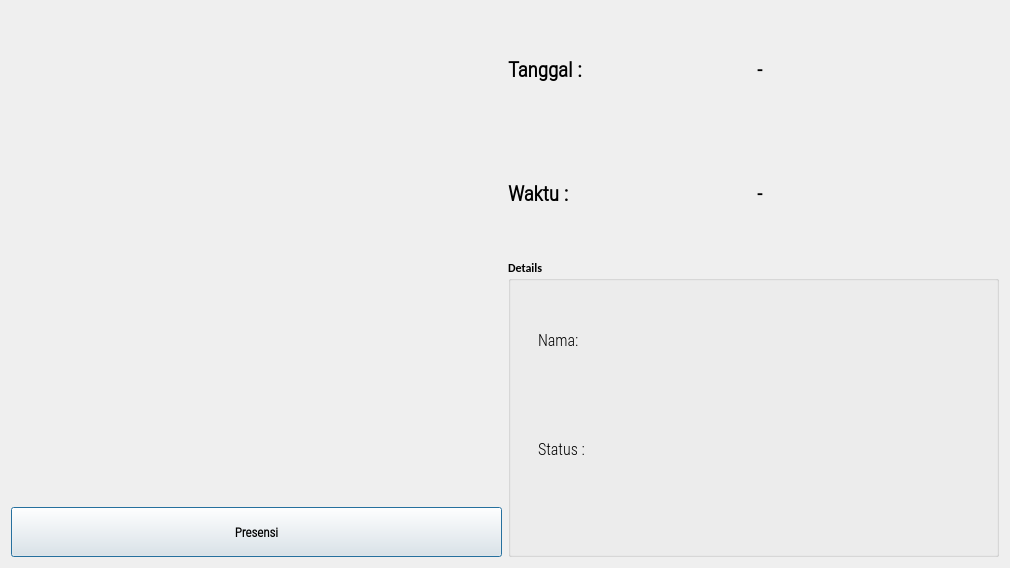
<?xml version="1.0" encoding="UTF-8"?>
<ui version="4.0">
 <class>OutputDialog</class>
 <widget class="QDialog" name="OutputDialog">
  <property name="geometry">
   <rect>
    <x>0</x>
    <y>0</y>
    <width>1010</width>
    <height>568</height>
   </rect>
  </property>
  <property name="minimumSize">
   <size>
    <width>1010</width>
    <height>568</height>
   </size>
  </property>
  <property name="maximumSize">
   <size>
    <width>1280</width>
    <height>720</height>
   </size>
  </property>
  <property name="font">
   <font>
    <family>Calibri</family>
    <weight>75</weight>
    <bold>true</bold>
   </font>
  </property>
  <property name="windowTitle">
   <string>Testpdp</string>
  </property>
  <layout class="QGridLayout" name="gridLayout">
   <item row="0" column="0" rowspan="2">
    <widget class="QLabel" name="imgLabel">
     <property name="minimumSize">
      <size>
       <width>4</width>
       <height>0</height>
      </size>
     </property>
     <property name="maximumSize">
      <size>
       <width>640</width>
       <height>480</height>
      </size>
     </property>
     <property name="text">
      <string/>
     </property>
    </widget>
   </item>
   <item row="0" column="1">
    <layout class="QGridLayout" name="gridLayout_2">
     <item row="0" column="0">
      <widget class="QLabel" name="label">
       <property name="font">
        <font>
         <family>Roboto Condensed Light</family>
         <pointsize>16</pointsize>
         <weight>75</weight>
         <bold>true</bold>
        </font>
       </property>
       <property name="text">
        <string>Tanggal :</string>
       </property>
      </widget>
     </item>
     <item row="0" column="1">
      <widget class="QLabel" name="Date_Label">
       <property name="font">
        <font>
         <family>Roboto Condensed Light</family>
         <pointsize>15</pointsize>
         <weight>75</weight>
         <bold>true</bold>
        </font>
       </property>
       <property name="text">
        <string>-</string>
       </property>
      </widget>
     </item>
     <item row="1" column="0">
      <widget class="QLabel" name="label_2">
       <property name="font">
        <font>
         <family>Roboto Condensed Light</family>
         <pointsize>16</pointsize>
         <weight>75</weight>
         <bold>true</bold>
        </font>
       </property>
       <property name="text">
        <string>Waktu :</string>
       </property>
      </widget>
     </item>
     <item row="1" column="1">
      <widget class="QLabel" name="Time_Label">
       <property name="font">
        <font>
         <family>Roboto Condensed Light</family>
         <pointsize>15</pointsize>
         <weight>75</weight>
         <bold>true</bold>
        </font>
       </property>
       <property name="text">
        <string>-</string>
       </property>
      </widget>
     </item>
    </layout>
   </item>
   <item row="1" column="1" rowspan="2">
    <widget class="QGroupBox" name="groupBox">
     <property name="title">
      <string>Details</string>
     </property>
     <widget class="QWidget" name="verticalLayoutWidget">
      <property name="geometry">
       <rect>
        <x>30</x>
        <y>30</y>
        <width>114</width>
        <height>211</height>
       </rect>
      </property>
      <layout class="QVBoxLayout" name="verticalLayout">
       <item>
        <widget class="QLabel" name="label_3">
         <property name="font">
          <font>
           <family>Roboto Condensed Light</family>
           <pointsize>12</pointsize>
           <weight>50</weight>
           <bold>false</bold>
          </font>
         </property>
         <property name="text">
          <string>Nama: </string>
         </property>
        </widget>
       </item>
       <item>
        <widget class="QLabel" name="label_4">
         <property name="font">
          <font>
           <family>Roboto Condensed Light</family>
           <pointsize>12</pointsize>
           <weight>50</weight>
           <bold>false</bold>
          </font>
         </property>
         <property name="text">
          <string>Status :</string>
         </property>
        </widget>
       </item>
      </layout>
     </widget>
     <widget class="QWidget" name="verticalLayoutWidget_2">
      <property name="geometry">
       <rect>
        <x>120</x>
        <y>30</y>
        <width>281</width>
        <height>211</height>
       </rect>
      </property>
      <layout class="QVBoxLayout" name="verticalLayout_2">
       <item>
        <widget class="QLabel" name="NameLabel">
         <property name="font">
          <font>
           <family>Roboto Condensed Light</family>
           <pointsize>12</pointsize>
           <weight>50</weight>
           <bold>false</bold>
          </font>
         </property>
         <property name="text">
          <string/>
         </property>
        </widget>
       </item>
       <item>
        <widget class="QLabel" name="StatusLabel">
         <property name="font">
          <font>
           <family>Roboto Condensed Light</family>
           <pointsize>12</pointsize>
           <weight>50</weight>
           <bold>false</bold>
          </font>
         </property>
         <property name="text">
          <string/>
         </property>
        </widget>
       </item>
      </layout>
     </widget>
    </widget>
   </item>
   <item row="2" column="0">
    <layout class="QHBoxLayout" name="horizontalLayout">
     <item>
      <widget class="QPushButton" name="Hadir">
       <property name="enabled">
        <bool>true</bool>
       </property>
       <property name="sizePolicy">
        <sizepolicy hsizetype="Minimum" vsizetype="Minimum">
         <horstretch>0</horstretch>
         <verstretch>0</verstretch>
        </sizepolicy>
       </property>
       <property name="maximumSize">
        <size>
         <width>16777215</width>
         <height>50</height>
        </size>
       </property>
       <property name="font">
        <font>
         <family>Roboto Condensed Light</family>
         <pointsize>10</pointsize>
         <weight>75</weight>
         <bold>true</bold>
        </font>
       </property>
       <property name="text">
        <string>Presensi</string>
       </property>
       <property name="checkable">
        <bool>true</bool>
       </property>
      </widget>
     </item>
    </layout>
   </item>
  </layout>
 </widget>
 <resources/>
 <connections/>
</ui>
